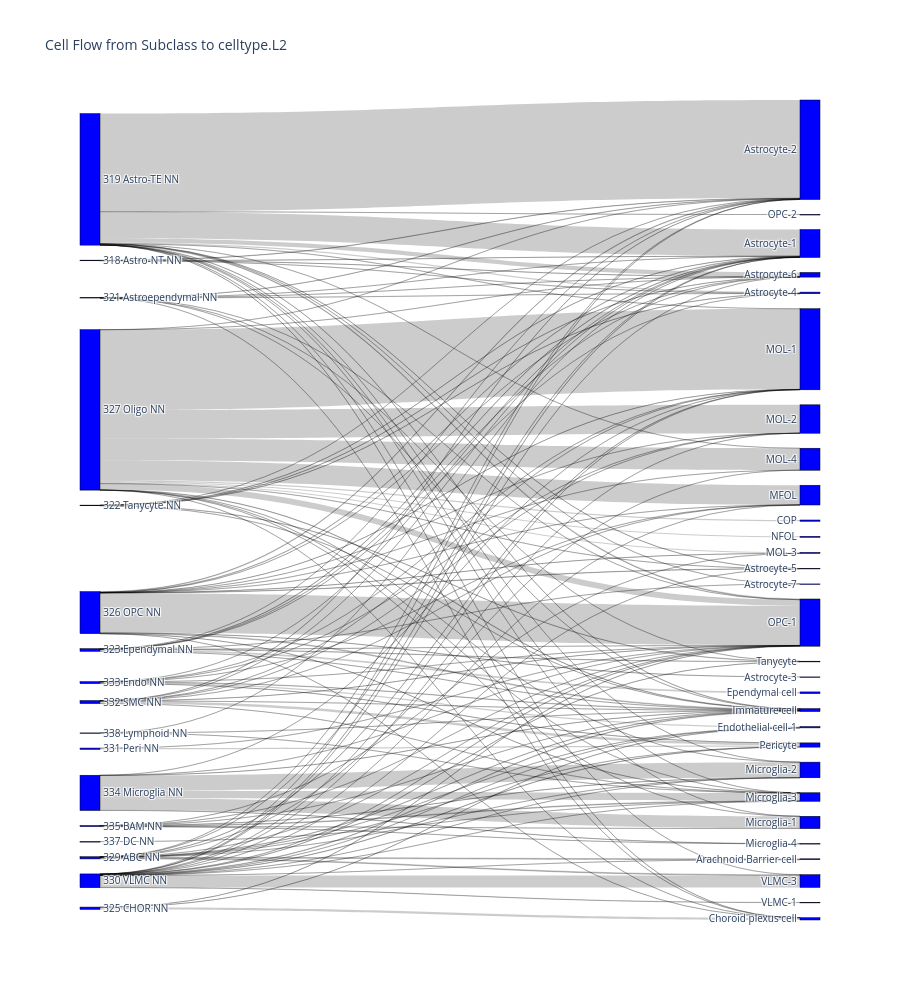

Write notebook code for a chart like this one.
### Code cell
import pandas as pd
import plotly.graph_objects as go


df_selected = df_meta_merge[(df_meta_merge.region=='HIP') & (df_meta_merge.NeuronTransmitter=='NN')].copy()

# Group by Subclass and celltype.L2 to count cell transitions
df_counts = df_selected.groupby(['Subclass', 'celltype.L2']).size().reset_index(name='count')

# Create mappings from Subclass and celltype.L2 to numeric indices
all_subclasses = df_selected['Subclass'].unique()
all_celltypes = df_selected['celltype.L2'].unique()

# Assign indices to each category
subclass_to_idx = {subclass: idx for idx, subclass in enumerate(all_subclasses)}
celltype_to_idx = {celltype: idx + len(all_subclasses) for idx, celltype in enumerate(all_celltypes)}

# Generate source (Subclass) and target (celltype.L2) indices
df_counts['source'] = df_counts['Subclass'].map(subclass_to_idx)
df_counts['target'] = df_counts['celltype.L2'].map(celltype_to_idx)

# Extract link parameters
source = df_counts['source'].tolist()
target = df_counts['target'].tolist()
value = df_counts['count'].tolist()

# Combine all labels for nodes
labels = list(all_subclasses) + list(all_celltypes)

fig = go.Figure(data=[go.Sankey(
    node=dict(
        pad=15,
        thickness=20,
        line=dict(color="black", width=0.5),
        label=labels,  # Combined labels for Subclass and celltype.L2
        color="blue"   # Customize node colors if needed
    ),
    link=dict(
        source=source,  # Indices of Subclass nodes
        target=target,  # Indices of celltype.L2 nodes
        value=value     # Count of cells flowing between them
    )
)])

fig.update_layout(
    title_text="Cell Flow from Subclass to celltype.L2",
    font_size=10,
    height=1000  # Adjust height for better visibility
)
fig.show()

### Figure 1 — Plotly figure (JSON) as saved in the notebook; plotly's stock layout.template omitted (floating-point values rounded to 4 significant figures; data arrays with more than 128 entries replaced by an {"elided": "..."} marker saying what was removed)
{"data": [{"link": {"source": {"elided": "141 int values"}, "target": {"elided": "141 int values"}, "value": {"elided": "141 int values"}}, "node": {"color": "blue", "label": ["327 Oligo NN", "319 Astro-TE NN", "332 SMC NN", "334 Microglia NN", "330 VLMC NN", "326 OPC NN", "329 ABC NN", "333 Endo NN", "318 Astro-NT NN", "321 Astroependymal NN", "325 CHOR NN", "331 Peri NN", "323 Ependymal NN", "335 BAM NN", "337 DC NN", "322 Tanycyte NN", "338 Lymphoid NN", "MOL-1", "Astrocyte-6", "Astrocyte-2", "MOL-4", "Astrocyte-1", "MOL-2", "Pericyte", "Microglia-2", "OPC-1", "VLMC-3", "Immature cell", "Microglia-3", "Microglia-1", "MFOL", "Astrocyte-4", "Choroid plexus cell", "COP", "Ependymal cell", "Arachnoid Barrier cell", "Endothelial cell-1", "NFOL", "VLMC-1", "MOL-3", "Tanycyte", "Astrocyte-5", "Microglia-4", "Astrocyte-7", "Astrocyte-3", "OPC-2"], "line": {"color": "black", "width": 0.5}, "pad": 15, "thickness": 20}, "type": "sankey"}], "layout": {"font": {"size": 10}, "height": 1000, "title": {"text": "Cell Flow from Subclass to celltype.L2"}}}
